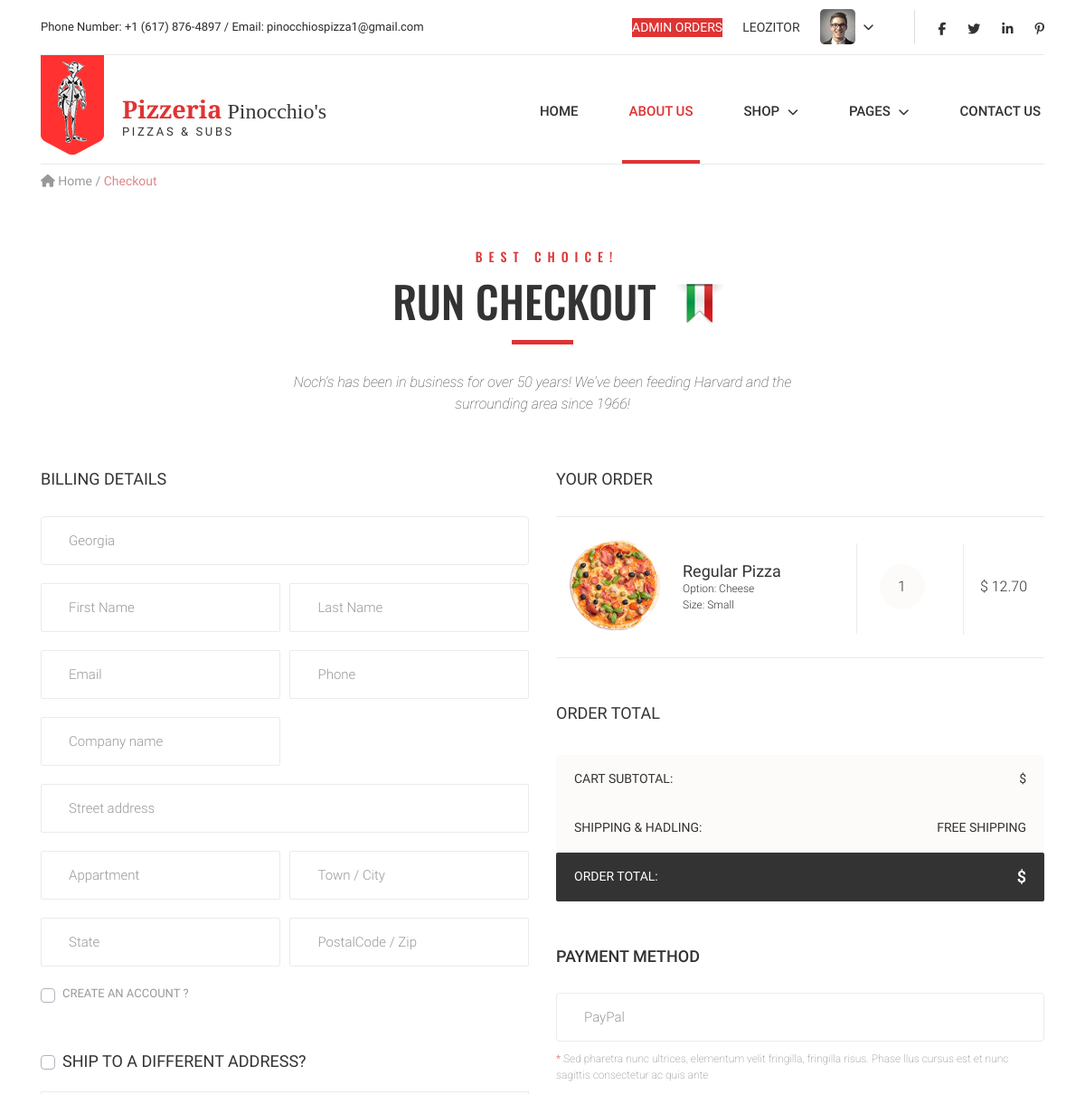
Before: /checkout/ (signed in, upper part) with the older database file.
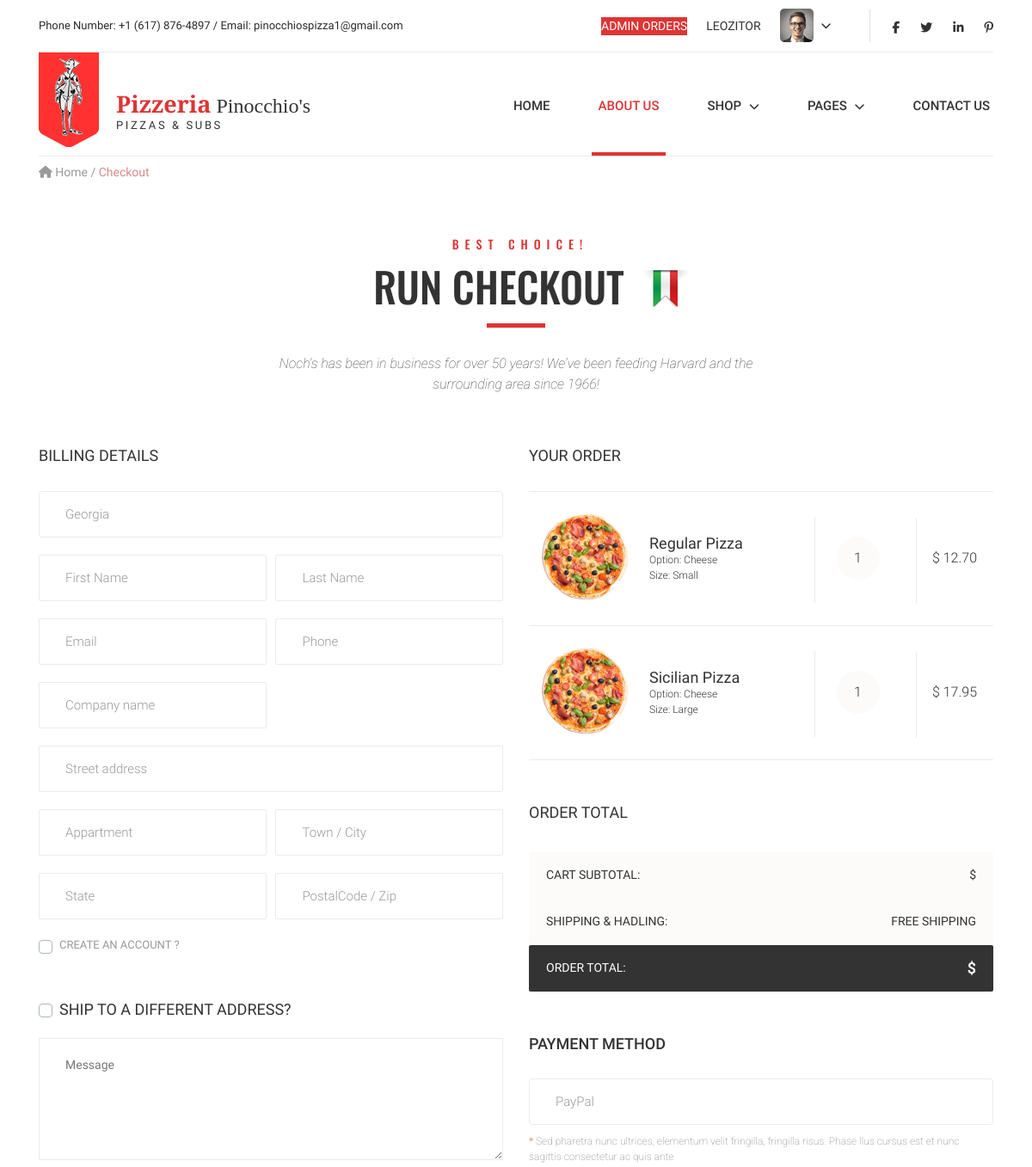
After: the same page with the newer database file.
### orders/models.py (models this page shows, shortened)
class OrderItem(models.Model):
    number = models.ForeignKey(UserOrder, on_delete=models.CASCADE)
    category = models.CharField(max_length=64, null=True)
    name = models.CharField(max_length=64)
    price = models.DecimalField(max_digits=4, decimal_places=2)
    totalPriceItem = models.DecimalField(max_digits=6, decimal_places=2)
    size = models.CharField(max_length=16, default="One Size")
    quantity = models.DecimalField(max_digits=3, decimal_places=0, default=1)
    topping_allowance = models.IntegerField(default=0)
    topping_1 = models.CharField(max_length=32, default="none")
    topping_2 = models.CharField(max_length=32, default="none")
    topping_3 = models.CharField(max_length=32, default="none")

### orders/views.py (the view)
# urls.py: path('checkout/', views.checkout, name='checkout'),
@login_required(login_url='login')
def checkout(request):
    user = request.user
    order = UserOrder.objects.get(user=user, status='initiated')
    context = context_send(request)
    if OrderItem.objects.filter(number=order).exists():
        return render(request, "orders/checkout.html", context)
    else:
        context["message"] = "You Should add at least one item, before checking out"
        return render(request, "orders/homeLogged.html", context)

### templates/orders/checkout.html (shortened to what the changed rows need)
{% extends "orders/baseGeneral.html" %}
{% load static %}
{% block head %}
    <link href="{% static 'orders/css/owl.carousel.css' %}" rel="stylesheet">
    <link href="{% static 'orders/css/owl.theme.default.min.css' %}" rel="stylesheet">
{% endblock %}
{% block body %}
    <div class="container">
        <section class="shop_title">
            <div class="piz_title">
                <div class="big_title"><h1 class="shop_big_title">run checkout</h1><img
                        src="{% static 'orders/img/italy.png' %}"></div>
            </div>
        </section>
        <section class="checkout">
            <div class="row">
                <div class="col-md-6">
                    <div class="run_checkout_box top_margin_50">
                        <div class="form-group">
                            <textarea class="form-control-message" rows="5" id="comment"
                                      placeholder="Message"></textarea>
                        </div>
                    </div>
                </div>
                <div class="col-md-6 mb-5">
                    <div class="run_checkout_box">
                        {% for item in items %}
                            <div class="row flex-tab">
                                <div class="col-md-7">
                                    <div class="run_cart_item">
                                        <img src="{% static 'orders/img/menu/big/pizza_color_1.png' %}"
                                             class="img-fluid">
                                        <div class="caption flex-column">
                                            <h5>{{ item.category }}</h5>
                                            <p>Option: {{ item.name }}</p>
                                            <p>Size: {{ item.size }}</p>
                                        </div>
                                    </div>
                                </div>
                                <div class="col-md-3 text-center">
                                    <span class="counter-num center">1</span>
                                </div>
                                <div class="col-md-2">
                                    <div class="total_checkout">
                                        <p>$ {{ item.price }}</p>
                                    </div>
                                </div>
                            </div>
                        {% endfor %}
                    </div>
                </div>
            </div>
        </section>
    </div>
{% endblock %}

Changed rows visible on the page:
added OrderItem: category "Sicilian Pizza", name "Cheese", size "Large", price "17.95"
